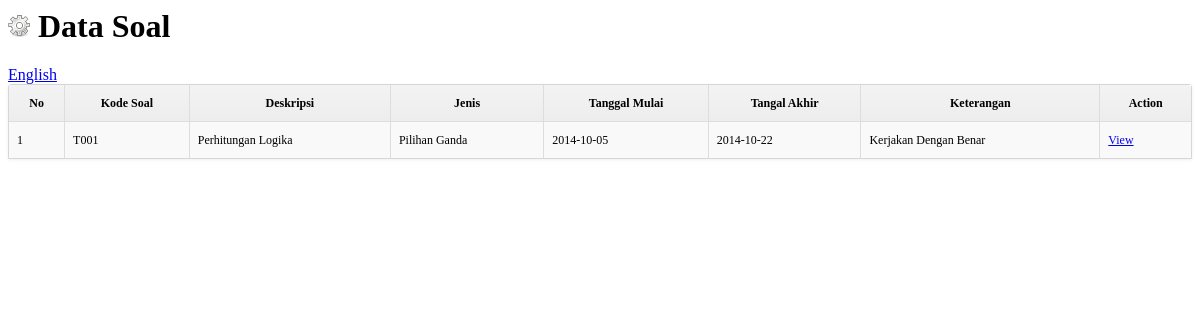
Page /guru/dataSoal.php?id=1 on the committed database.
### tables this page shows
CREATE TABLE IF NOT EXISTS `tugas` (
  `id_tugas` int(11) NOT NULL AUTO_INCREMENT,
  `id_jdwl` int(11) NOT NULL,
  `kd_tugas` varchar(10) NOT NULL,
  `deskripsi` varchar(25) NOT NULL,
  `jenis` int(11) NOT NULL,
  `tgl_mulai` date NOT NULL,
  `tgl_akhir` date NOT NULL,
  `file` varchar(50) NOT NULL,
  `keterangan` varchar(100) NOT NULL,
  PRIMARY KEY (`id_tugas`)
);

### guru/dataSoal.php (the view, shortened to what this page needs)
<link href="./../css/dataTables.css" rel="stylesheet">
<div class="heading">
      <h1><img src="../image/product.png" alt="" /> Data Soal</h1>
    </div>
     <div class="content">
<div id="tab-general">
          <div id="languages" class="htabs">
                        <a href="#" title="English" /> English</a>
                      </div>
                    <div id="language1">
                   <div id="container">
			<div class="box">
            	<div class="box-content nopadding">
					<table id="dt-example" cellpadding="0" cellspacing="0" border="0" class="table-dt table-striped-dt table-bordered-dt dataTable" >
						<thead>
							<tr>
								<th>No</th>
								<th>Kode Soal</th>
								<th>Deskripsi</th>
								<th>Jenis</th>
                                <th>Tanggal Mulai</th>
								<th>Tangal Akhir</th>
                                <th>Keterangan</th>
								<th>Action</th>
							</tr>
						</thead>
						<tbody>
                        <?php
						$no=1;
						$id=$_GET['id'];
						$q=mysql_query("select
							jadwal.id_jdwl,
							jadwal.id_guru,
							tugas.id_tugas,
							tugas.id_jdwl,
							tugas.kd_tugas,
							tugas.deskripsi,
							tugas.jenis,
							tugas.tgl_mulai,
							tugas.tgl_akhir,
							tugas.id_jdwl,
							tugas.file,
							tugas.keterangan
							from jadwal
							join tugas on jadwal.id_jdwl=tugas.id_jdwl
							where jadwal.id_guru='$id'
						");
						while($data=mysql_fetch_array($q)){
						?>
							<tr class="gradeX">
								<td><?php echo $no; ?></td>
								<td>
									<?php echo $data['kd_tugas']?>
									</td>
								<td>
									<?php echo $data['deskripsi']?>
									</td>
								<td><?php
								 $j=$data['jenis'];
								 if($j==1){
								 $jenis='Pilihan Ganda';
								 }
								 elseif($j==2){
								 $jenis='Esay';
								 }
								 else{
								 $jenis='Esay dan Pilihan Ganda';
								 }
								 echo $jenis;
								 ?></td>
                                 <td><?php echo $data['tgl_mulai']?></td>
                                  <td><?php echo $data['tgl_akhir']?></td>
                                   <td><?php echo $data['keterangan']?></td>
								<td class="center"><A href="?page=detailSoal&id=<?php echo $data['kd_tugas']?>">View</A></td>
							</tr>
                            <?php $no++;}?>
						</tbody>
					</table>
				</div>
			</div>
		</div>
          </div>
                  </div>
                  </div>

### css/dataTables.css (style rules this page uses)
.table-dt { width: 100%; margin-bottom: 0px; font-size: 12px; }
.table-dt th, .table-dt td { padding: 8px; line-height: 20px; text-align: left; vertical-align: top; border-top: 1px solid #dddddd; }
.table-dt th { font-weight: bold; }
.table-dt thead th { vertical-align: bottom; }
.table-dt caption + thead tr:first-child th, .table-dt caption + thead tr:first-child td, .table-dt colgroup + thead tr:first-child th, .table-dt colgroup + thead tr:first-child td, .table-dt thead:first-child tr:first-child th, .table-dt thead:first-child tr:first-child td { border-top: 0; }
.table-striped-dt tbody > tr:nth-child(odd) > td, .table-striped-dt tbody > tr:nth-child(odd) > th { background-color: #f9f9f9; }
.table-bordered-dt { border: 1px solid #dddddd; border-collapse: separate; *border-collapse: collapse; border-left: 0; -webkit-border-radius: 0px; -moz-border-radius: 0px; border-radius: 0px; }
.table-bordered-dt th, .table-bordered-dt td { border-left: 1px solid #dddddd; }
.table-bordered-dt th:first-child, .table-bordered-dt td:first-child { border-left: 0px; }
.table-bordered-dt caption + thead tr:first-child th, .table-bordered-dt caption + tbody tr:first-child th, .table-bordered-dt caption + tbody tr:first-child td, .table-bordered-dt colgroup + thead tr:first-child th, .table-bordered-dt colgroup + tbody tr:first-child th, .table-bordered-dt colgroup + tbody tr:first-child td, .table-bordered-dt thead:first-child tr:first-child th, .table-bordered-dt tbody:first-child tr:first-child th, .table-bordered-dt tbody:first-child tr:first-child td { border-top: 0; }
.table-bordered-dt thead:first-child tr:first-child > th:first-child, .table-bordered-dt tbody:first-child tr:first-child > td:first-child, .table-bordered-dt tbody:first-child tr:first-child > th:first-child { -webkit-border-top-left-radius: 0px; border-top-left-radius: 0px; -moz-border-radius-topleft: 0px; }
.table-bordered-dt thead:first-child tr:first-child > th:last-child, .table-bordered-dt tbody:first-child tr:first-child > td:last-child, .table-bordered-dt tbody:first-child tr:first-child > th:last-child { -webkit-border-top-right-radius: 4px; border-top-right-radius: 4px; -moz-border-radius-topright: 4px; }
.table-bordered-dt thead:last-child tr:last-child > th:first-child, .table-bordered-dt tbody:last-child tr:last-child > td:first-child, .table-bordered-dt tbody:last-child tr:last-child > th:first-child, .table-bordered-dt tfoot:last-child tr:last-child > td:first-child, .table-bordered-dt tfoot:last-child tr:last-child > th:first-child { -webkit-border-bottom-left-radius: 4px; border-bottom-left-radius: 4px; -moz-border-radius-bottomleft: 4px; }
.table-bordered-dt thead:last-child tr:last-child > th:last-child, .table-bordered-dt tbody:last-child tr:last-child > td:last-child, .table-bordered-dt tbody:last-child tr:last-child > th:last-child, .table-bordered-dt tfoot:last-child tr:last-child > td:last-child, .table-bordered-dt tfoot:last-child tr:last-child > th:last-child { -webkit-border-bottom-right-radius: 4px; border-bottom-right-radius: 4px; -moz-border-radius-bottomright: 4px; }
.box { border: 1px solid #d6d6d6; box-shadow: 0 1px 3px rgba(100,100,100,0.1); border-radius: 3px 3px 0 0; overflow: visible; position: relative; }
.box-content, .box-content.collapse.in { background-color: #ffffff; padding: 0px; }
table th { background-color: #f2f2f2; background-image: -moz-linear-gradient(top, #f3f3f3, #ededed); background-image: -ms-linear-gradient(top, #f3f3f3, #ededed); background-image: -webkit-gradient(linear, 0 0, 0 100%, from(#f3f3f3), to(#ededed)); background-image: -webkit-linear-gradient(top, #f3f3f3, #ededed); background-image: -o-linear-gradient(top, #f3f3f3, #ededed); background-image: linear-gradient(top, #f3f3f3, #ededed); text-align: center !important; }
.nopadding .table-bordered-dt { border: 0; }

### rows in the picture
tugas: kd_tugas "T001", deskripsi "Perhitungan Logika", jenis "Pilihan Ganda", tgl_mulai "2014-10-05", tgl_akhir "2014-10-22", keterangan "Kerjakan Dengan Benar"
